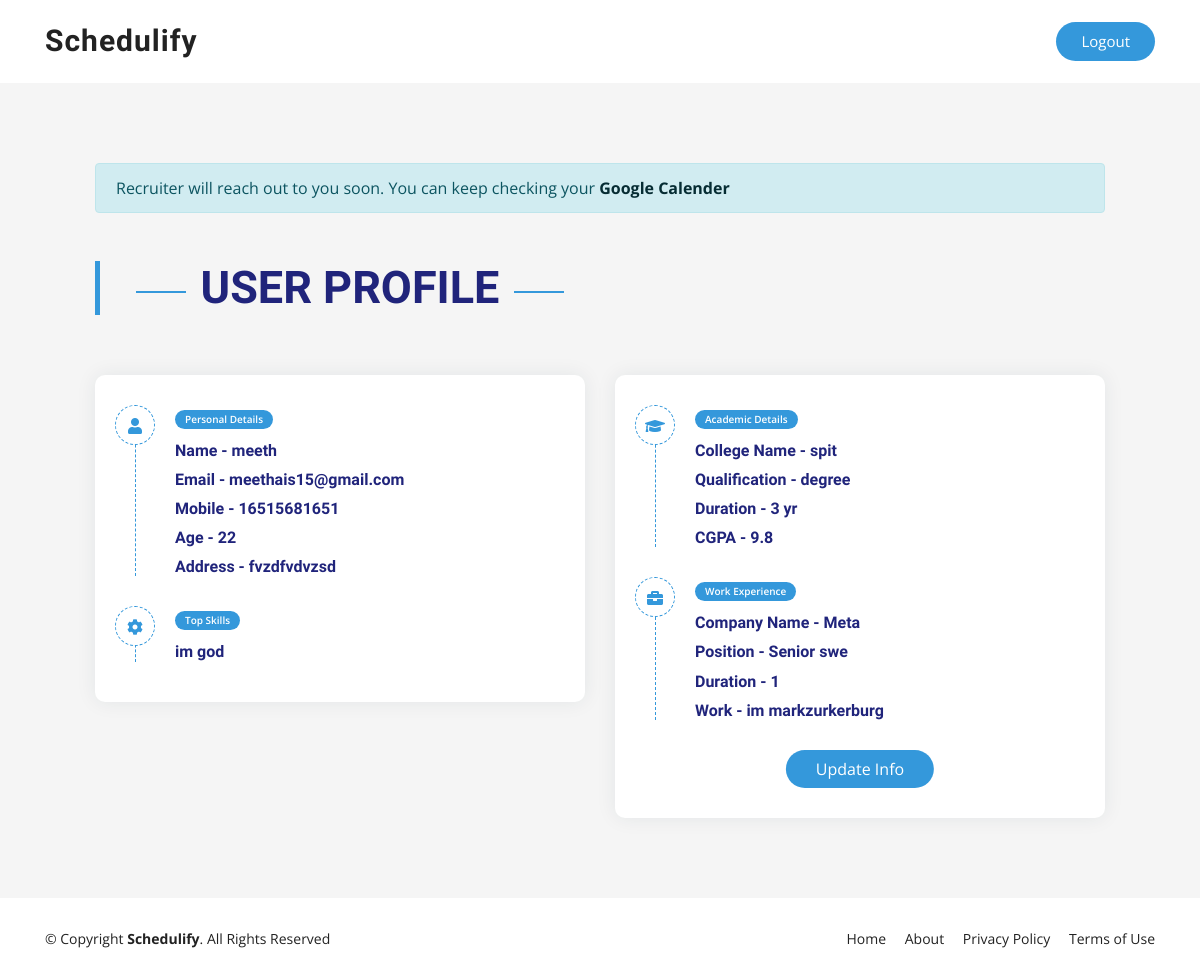
The page /user-display (signed in) on the database its author committed.
### models.py (models this page shows)
class User_Info(db.Model):
    id = db.Column(db.Integer, primary_key=True)
    name = db.Column(db.String(100), nullable=True)
    email=db.Column(db.String(150),nullable=True)
    phone = db.Column(db.String(10),nullable=True)
    age = db.Column(db.String(2),nullable=True)
    address = db.Column(db.String(80),nullable=True)
    degree = db.Column(db.String(200),nullable=True)
    college = db.Column(db.String(100),nullable=True)
    clg_time = db.Column(db.String(15),nullable=True)
    cgpa = db.Column(db.String(3),nullable=True)
    cmpy_name = db.Column(db.String(100),nullable=True)
    cmpy_position = db.Column(db.String(100),nullable=True)
    cmpy_time = db.Column(db.String(100),nullable=True)
    cmpy_work = db.Column(db.String(100),nullable=True)
    skills_1 = db.Column(db.String(100),nullable=True)
    skills_2 = db.Column(db.String(100),nullable=True)
    skills_3 = db.Column(db.String(100),nullable=True)
    skills_4 = db.Column(db.String(100),nullable=True)
    skills_5 = db.Column(db.String(100),nullable=True)
    user_id = db.Column(db.Integer, db.ForeignKey('user.id'))

### app.py (the view)
@app.route('/user-display')
def user_display():
    user = session['user']
    if user is not None:
        data = User_Info.query.filter_by(email=user).first()
        return render_template('user_profile.html', data=data)

### templates/user_profile.html (shortened to what this page needs)
<!DOCTYPE html>
<html lang="en">
<head>
    <link rel="stylesheet" href="https://cdnjs.cloudflare.com/ajax/libs/font-awesome/5.12.1/css/all.min.css" />
    <link rel="stylesheet" href="https://cdn.jsdelivr.net/npm/bootstrap@4.6.1/dist/css/bootstrap.min.css">
  <link rel="stylesheet" href="{{ url_for('static', filename='css/index_style.css') }}" />
</head>
<body>
  <header id="header" class="d-flex align-items-center">
    <div class="container d-flex align-items-center justify-content-between">
      <div class="logo">
        <h1><a href="index.html">Schedulify</a></h1>
      </div>
      <nav id="navbar" class="navbar">
        <ul>
          <li><a class="getstarted scrollto" href="{{ url_for('candidate_login') }}">Logout</a></li>
        </ul>
      </nav>
    </div>
  </header>
    <link rel="stylesheet" href="https://cdnjs.cloudflare.com/ajax/libs/font-awesome/5.12.1/css/all.min.css" />
<section class="section gray-bg" id="resume" style="padding: 80px;">
            <div class="container">
              <div class="alert alert-info mb-5" role="alert">
                Recruiter will reach out to you soon. You can keep checking your <a href="https://calendar.google.com/calendar/u/0/r" class="alert-link" target="_blank">Google Calender </a>
              </div>
                <div class="row">
                    <div class="col-lg-6">
                        <div class="section-title">
                            <h2>User Profile</h2>
                        </div>
                    </div>
                </div>
                <div class="row">
                    <div class="col-lg-6 m-15px-tb">
                        <div class="resume-box">
                            <ul>
                                <li>
                                    <div class="icon">
                                        <i class="fas fa-user"></i>
                                    </div>
                                    <span class="time">Personal Details</span>
                                    <h5>Name - {{data.name}}</h5>
                                    <h5>Email - {{ data.email }}</h5>
                                    <h5>Mobile - {{ data.phone }}</h5>
                                    <h5>Age - {{ data.age }}</h5>
                                    <h5>Address - {{ data.address }}</h5>
                                </li>
                                <li>
                                    <div class="icon">
                                        <i class="fas fa-cog"></i>
                                    </div>
                                    <span class="time">Top Skills</span>
                                    <h5> {{ data.skills_1 }} </h5>
                                </li>
                            </ul>
                        </div>
                    </div>
                    <div class="col-lg-6 m-15px-tb">
                        <div class="resume-box">
                            <ul style="position: relative;">
                                <li>
                                    <div class="icon">
                                        <i class="fas fa-graduation-cap"></i>
                                    </div>
                                    <span class="time">Academic Details</span>
                                    <h5>College Name - {{ data.college }}</h5>
                                    <h5>Qualification - {{ data.degree }}</h5>
                                    <h5>Duration -  {{ data.clg_time }} </h5>
                                    <h5>CGPA - {{ data.cgpa }}</h5>
                                </li>
                                <li>
                                    <div class="icon">
                                        <i class="fas fa-briefcase"></i>
                                    </div>
                                    <span class="time">Work Experience</span>
                                    <h5>Company Name - {{ data.cmpy_name }}</h5>
                                    <h5>Position - {{ data.cmpy_position }}</h5>
                                    <h5>Duration - {{ data.cmpy_time }}</h5>
                                    <h5>Work - {{ data.cmpy_work }}</h5>
                                </li>
                                <button class="update-info"> Update Info </button>
                            </ul>
                        </div>
                    </div>
                </div>
            </div>
        </section>
        <footer id="footer">
            <div class="container">
              <div class="row d-flex align-items-center">
                <div class="col-lg-6 text-lg-left text-center">
                  <div class="copyright">
                    &copy; Copyright <strong>Schedulify</strong>. All Rights Reserved
                  </div>
                </div>
                <div class="col-lg-6">
                  <nav class="footer-links text-lg-right text-center pt-2 pt-lg-0">
                    <a href="#intro" class="scrollto">Home</a>
                    <a href="#about" class="scrollto">About</a>
                    <a href="javascript:void(0)">Privacy Policy</a>
                    <a href="javascript:void(0)">Terms of Use</a>
                  </nav>
                </div>
              </div>
            </div>
          </footer>
</body>
</html>

### static/css/index_style.css (style rules this page uses)
body { font-family: "Open Sans", sans-serif; color: #444444; }
a { color: #3498db; text-decoration: none; }
h1, h2, h3, h4, h5, h6 { font-family: "Raleway", sans-serif; }
#header { z-index: 997; transition: all 0.5s; padding: 22px 0; background: #fff; }
#header .logo h1 { font-size: 30px; margin: 0; padding: 0; line-height: 1; font-weight: 700; letter-spacing: 1px; }
#header .logo h1 a, #header .logo h1 a:hover { color: #222222; text-decoration: none; }
.navbar { padding: 0; }
.navbar ul { margin: 0; padding: 0; display: flex; list-style: none; align-items: center; }
.navbar li { position: relative; }
.navbar a, .navbar a:focus { display: flex; align-items: center; justify-content: space-between; padding: 10px 0 10px 30px; font-size: 15px; font-weight: 400; color: #555555; white-space: nowrap; transition: 0.3s; }
.navbar .getstarted, .navbar .getstarted:focus { background: #3498db; padding: 8px 25px; margin-left: 30px; border-radius: 50px; color: #fff; }
section { padding: 60px 0; overflow: hidden; }
.section-title { text-align: center; padding-bottom: 30px; }
.section-title h2 { font-size: 32px; font-weight: bold; text-transform: uppercase; position: relative; color: #222222; }
.section-title h2::before, .section-title h2::after { content: ""; width: 50px; height: 2px; background: #3498db; display: inline-block; }
.section-title h2::before { margin: 0 15px 10px 0; }
.section-title h2::after { margin: 0 0 10px 15px; }
#footer { background: #fff; box-shadow: 0px 0px 12px 0px rgba(0, 0, 0, 0.1); padding: 30px 0; color: #222222; font-size: 14px; }
#footer .footer-links a { color: #222222; padding-left: 15px; }
#footer .footer-links a:first-child { padding-left: 0; }

### templates/user_profile.html (style rules this page uses)
.section { padding: 100px 0; position: relative; }
.gray-bg { background-color: #f5f5f5; }
.section-title h2 { font-weight: 700; color: #20247b; font-size: 45px; margin: 0 0 15px; border-left: 5px solid #3498db; padding-left: 15px; }
.section-title { padding-bottom: 45px; }
.resume-box { background: #ffffff; box-shadow: 0 0 1.25rem rgba(31, 45, 61, 0.08); border-radius: 10px; }
.resume-box ul { margin: 0; padding: 30px 20px; list-style: none; }
.resume-box li { position: relative; padding: 0 20px 0 60px; margin: 0 0 30px; }
.resume-box li:last-child { margin-bottom: 0; }
.resume-box li:after { content: ""; position: absolute; top: 0px; left: 20px; border-left: 1px dashed #3498db; bottom: 0; }
.resume-box .icon { width: 40px; height: 40px; position: absolute; left: 0; right: 0; color: #3498db; line-height: 40px; background: #ffffff; text-align: center; z-index: 1; border: 1px dashed; border-radius: 50%; }
.resume-box .time { background: #3498db; color: #ffffff; font-size: 10px; padding: 2px 10px; display: inline-block; margin-bottom: 12px; border-radius: 20px; font-weight: 600; }
.resume-box h5 { font-weight: 700; color: #20247b; font-size: 16px; margin-bottom: 10px; }
.update-info { background-color: #3498db; color: #20247b; border: none; outline: none; color: #FFF; padding: 7px 30px; margin-left: 50%; transform: translateX(-50%); border-radius: 50px; }

### rows shown on the page
User_Info: name "meeth", email "meethais15@gmail.com", phone "16515681651", age "22", address "fvzdfvdvzsd", skills_1 "im god", college "spit", degree "degree", clg_time "3 yr", cgpa "9.8", cmpy_name "Meta", cmpy_position "Senior swe", cmpy_time "1", cmpy_work "im markzurkerburg"
